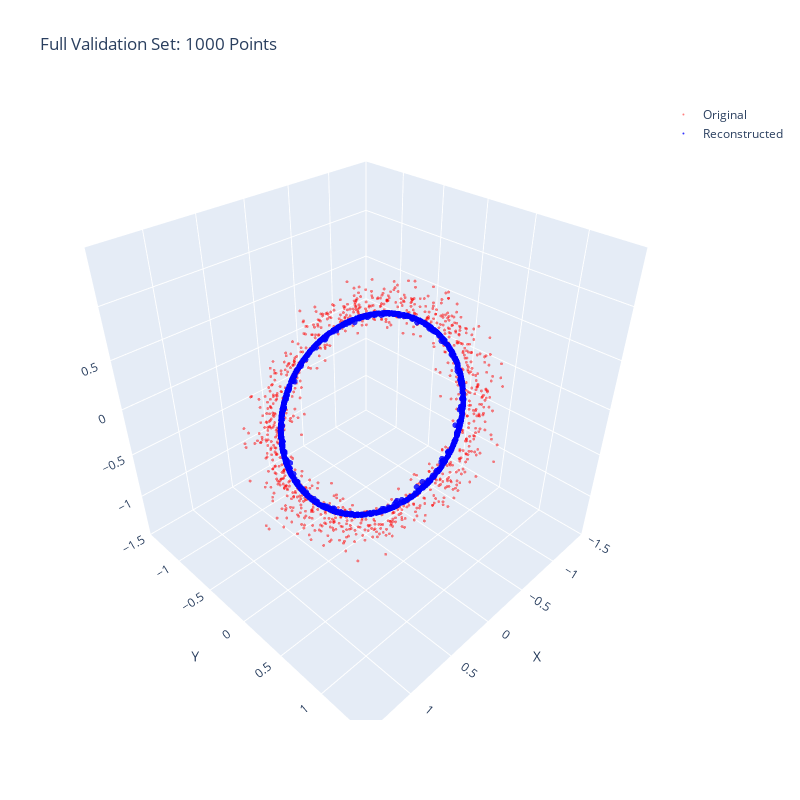

The code cell stored with this chart in its notebook:
### Code cell
from quantum_vae.training.trainer import train_qvae

config = {
    'num_points': 5000,
    'noise_level': 0.1,
    'input_dim': 3,
    'quantum_dim': 2,
    'w': 0.1,
    'beta': 0.001,
    'batch_size': 64,
    'num_epochs': 200,
    'learning_rate': 1e-3,
    'save_path': 'best_model.pth',
    'seed': 42
}

train_qvae(config)

### Figure 1 — Plotly figure (JSON) as saved in the notebook; plotly's stock layout.template omitted (floating-point values rounded to 4 significant figures; data arrays with more than 128 entries replaced by an {"elided": "..."} marker saying what was removed)
{"data": [{"hoverinfo": "text", "hovertext": {"elided": "1000 str values"}, "marker": {"color": "red", "opacity": 0.5, "size": 1}, "mode": "markers", "name": "Original", "type": "scatter3d", "x": {"elided": "1000 float values"}, "y": {"elided": "1000 float values"}, "z": {"elided": "1000 float values"}}, {"hoverinfo": "text", "hovertext": {"elided": "1000 str values"}, "marker": {"color": "blue", "opacity": 0.8, "size": 2}, "mode": "markers", "name": "Reconstructed", "type": "scatter3d", "x": {"elided": "1000 float values"}, "y": {"elided": "1000 float values"}, "z": {"elided": "1000 float values"}}], "layout": {"height": 800, "scene": {"aspectmode": "cube", "xaxis": {"range": [-1.5, 1.5], "title": {"text": "X"}}, "yaxis": {"range": [-1.5, 1.5], "title": {"text": "Y"}}, "zaxis": {"range": [-1.5, 1.5], "title": {"text": "Z"}}}, "showlegend": true, "title": {"text": "Full Validation Set: 1000 Points"}, "width": 800}}
